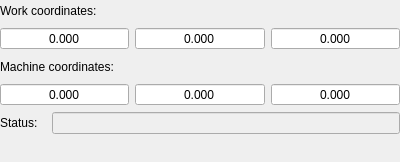
<?xml version="1.0" encoding="UTF-8"?>
<ui version="4.0">
 <class>State</class>
 <widget class="QWidget" name="State">
  <property name="geometry">
   <rect>
    <x>0</x>
    <y>0</y>
    <width>400</width>
    <height>162</height>
   </rect>
  </property>
  <property name="sizePolicy">
   <sizepolicy hsizetype="Minimum" vsizetype="Minimum">
    <horstretch>0</horstretch>
    <verstretch>0</verstretch>
   </sizepolicy>
  </property>
  <property name="windowTitle">
   <string>Form</string>
  </property>
  <layout class="QVBoxLayout" name="verticalLayout">
   <property name="leftMargin">
    <number>0</number>
   </property>
   <property name="topMargin">
    <number>0</number>
   </property>
   <property name="rightMargin">
    <number>0</number>
   </property>
   <property name="bottomMargin">
    <number>0</number>
   </property>
   <item>
    <layout class="QVBoxLayout" name="verticalLayout_4">
     <item>
      <layout class="QHBoxLayout" name="horizontalLayout_9">
       <item>
        <widget class="QLabel" name="label">
         <property name="text">
          <string>Work coordinates:</string>
         </property>
        </widget>
       </item>
      </layout>
     </item>
     <item>
      <layout class="QHBoxLayout" name="horizontalLayout">
       <item>
        <widget class="QDoubleSpinBox" name="txtWPosX">
         <property name="sizePolicy">
          <sizepolicy hsizetype="Expanding" vsizetype="Fixed">
           <horstretch>0</horstretch>
           <verstretch>0</verstretch>
          </sizepolicy>
         </property>
         <property name="toolTip">
          <string>X</string>
         </property>
         <property name="locale">
          <locale language="C" country="AnyCountry"/>
         </property>
         <property name="alignment">
          <set>Qt::AlignCenter</set>
         </property>
         <property name="readOnly">
          <bool>true</bool>
         </property>
         <property name="buttonSymbols">
          <enum>QAbstractSpinBox::NoButtons</enum>
         </property>
         <property name="decimals">
          <number>3</number>
         </property>
         <property name="minimum">
          <double>-9999.000000000000000</double>
         </property>
         <property name="maximum">
          <double>9999.000000000000000</double>
         </property>
         <property name="value">
          <double>0.000000000000000</double>
         </property>
        </widget>
       </item>
       <item>
        <widget class="QDoubleSpinBox" name="txtWPosY">
         <property name="sizePolicy">
          <sizepolicy hsizetype="Expanding" vsizetype="Fixed">
           <horstretch>0</horstretch>
           <verstretch>0</verstretch>
          </sizepolicy>
         </property>
         <property name="toolTip">
          <string>Y</string>
         </property>
         <property name="locale">
          <locale language="C" country="AnyCountry"/>
         </property>
         <property name="alignment">
          <set>Qt::AlignCenter</set>
         </property>
         <property name="readOnly">
          <bool>true</bool>
         </property>
         <property name="buttonSymbols">
          <enum>QAbstractSpinBox::NoButtons</enum>
         </property>
         <property name="decimals">
          <number>3</number>
         </property>
         <property name="minimum">
          <double>-9999.000000000000000</double>
         </property>
         <property name="maximum">
          <double>9999.000000000000000</double>
         </property>
         <property name="value">
          <double>0.000000000000000</double>
         </property>
        </widget>
       </item>
       <item>
        <widget class="QDoubleSpinBox" name="txtWPosZ">
         <property name="sizePolicy">
          <sizepolicy hsizetype="Expanding" vsizetype="Fixed">
           <horstretch>0</horstretch>
           <verstretch>0</verstretch>
          </sizepolicy>
         </property>
         <property name="toolTip">
          <string>Z</string>
         </property>
         <property name="locale">
          <locale language="C" country="AnyCountry"/>
         </property>
         <property name="alignment">
          <set>Qt::AlignCenter</set>
         </property>
         <property name="readOnly">
          <bool>true</bool>
         </property>
         <property name="buttonSymbols">
          <enum>QAbstractSpinBox::NoButtons</enum>
         </property>
         <property name="decimals">
          <number>3</number>
         </property>
         <property name="minimum">
          <double>-9999.000000000000000</double>
         </property>
         <property name="maximum">
          <double>9999.000000000000000</double>
         </property>
         <property name="value">
          <double>0.000000000000000</double>
         </property>
        </widget>
       </item>
      </layout>
     </item>
    </layout>
   </item>
   <item>
    <layout class="QVBoxLayout" name="verticalLayout_5">
     <item>
      <layout class="QHBoxLayout" name="horizontalLayout_10">
       <item>
        <widget class="QLabel" name="label_2">
         <property name="text">
          <string>Machine coordinates:</string>
         </property>
        </widget>
       </item>
      </layout>
     </item>
     <item>
      <layout class="QHBoxLayout" name="horizontalLayout_3">
       <item>
        <widget class="QDoubleSpinBox" name="txtMPosX">
         <property name="sizePolicy">
          <sizepolicy hsizetype="Expanding" vsizetype="Fixed">
           <horstretch>0</horstretch>
           <verstretch>0</verstretch>
          </sizepolicy>
         </property>
         <property name="toolTip">
          <string>X</string>
         </property>
         <property name="locale">
          <locale language="C" country="AnyCountry"/>
         </property>
         <property name="alignment">
          <set>Qt::AlignCenter</set>
         </property>
         <property name="readOnly">
          <bool>true</bool>
         </property>
         <property name="buttonSymbols">
          <enum>QAbstractSpinBox::NoButtons</enum>
         </property>
         <property name="decimals">
          <number>3</number>
         </property>
         <property name="minimum">
          <double>-9999.000000000000000</double>
         </property>
         <property name="maximum">
          <double>9999.000000000000000</double>
         </property>
         <property name="value">
          <double>0.000000000000000</double>
         </property>
        </widget>
       </item>
       <item>
        <widget class="QDoubleSpinBox" name="txtMPosY">
         <property name="sizePolicy">
          <sizepolicy hsizetype="Expanding" vsizetype="Fixed">
           <horstretch>0</horstretch>
           <verstretch>0</verstretch>
          </sizepolicy>
         </property>
         <property name="toolTip">
          <string>Y</string>
         </property>
         <property name="locale">
          <locale language="C" country="AnyCountry"/>
         </property>
         <property name="alignment">
          <set>Qt::AlignCenter</set>
         </property>
         <property name="readOnly">
          <bool>true</bool>
         </property>
         <property name="buttonSymbols">
          <enum>QAbstractSpinBox::NoButtons</enum>
         </property>
         <property name="decimals">
          <number>3</number>
         </property>
         <property name="minimum">
          <double>-9999.000000000000000</double>
         </property>
         <property name="maximum">
          <double>9999.000000000000000</double>
         </property>
         <property name="value">
          <double>0.000000000000000</double>
         </property>
        </widget>
       </item>
       <item>
        <widget class="QDoubleSpinBox" name="txtMPosZ">
         <property name="sizePolicy">
          <sizepolicy hsizetype="Expanding" vsizetype="Fixed">
           <horstretch>0</horstretch>
           <verstretch>0</verstretch>
          </sizepolicy>
         </property>
         <property name="toolTip">
          <string>Z</string>
         </property>
         <property name="locale">
          <locale language="C" country="AnyCountry"/>
         </property>
         <property name="alignment">
          <set>Qt::AlignCenter</set>
         </property>
         <property name="readOnly">
          <bool>true</bool>
         </property>
         <property name="buttonSymbols">
          <enum>QAbstractSpinBox::NoButtons</enum>
         </property>
         <property name="decimals">
          <number>3</number>
         </property>
         <property name="minimum">
          <double>-9999.000000000000000</double>
         </property>
         <property name="maximum">
          <double>9999.000000000000000</double>
         </property>
         <property name="value">
          <double>0.000000000000000</double>
         </property>
        </widget>
       </item>
      </layout>
     </item>
    </layout>
   </item>
   <item>
    <layout class="QFormLayout" name="formLayout">
     <property name="fieldGrowthPolicy">
      <enum>QFormLayout::AllNonFixedFieldsGrow</enum>
     </property>
     <property name="rowWrapPolicy">
      <enum>QFormLayout::DontWrapRows</enum>
     </property>
     <property name="horizontalSpacing">
      <number>14</number>
     </property>
     <item row="0" column="0">
      <widget class="QLabel" name="Label">
       <property name="text">
        <string>Status:</string>
       </property>
      </widget>
     </item>
     <item row="0" column="1">
      <widget class="QLineEdit" name="txtStatus">
       <property name="enabled">
        <bool>false</bool>
       </property>
       <property name="acceptDrops">
        <bool>false</bool>
       </property>
       <property name="styleSheet">
        <string notr="true">QLineEdit {color: palette(text);}</string>
       </property>
       <property name="alignment">
        <set>Qt::AlignCenter</set>
       </property>
       <property name="readOnly">
        <bool>true</bool>
       </property>
       <property name="status" stdset="0">
        <string/>
       </property>
      </widget>
     </item>
    </layout>
   </item>
  </layout>
 </widget>
 <resources/>
 <connections/>
</ui>
